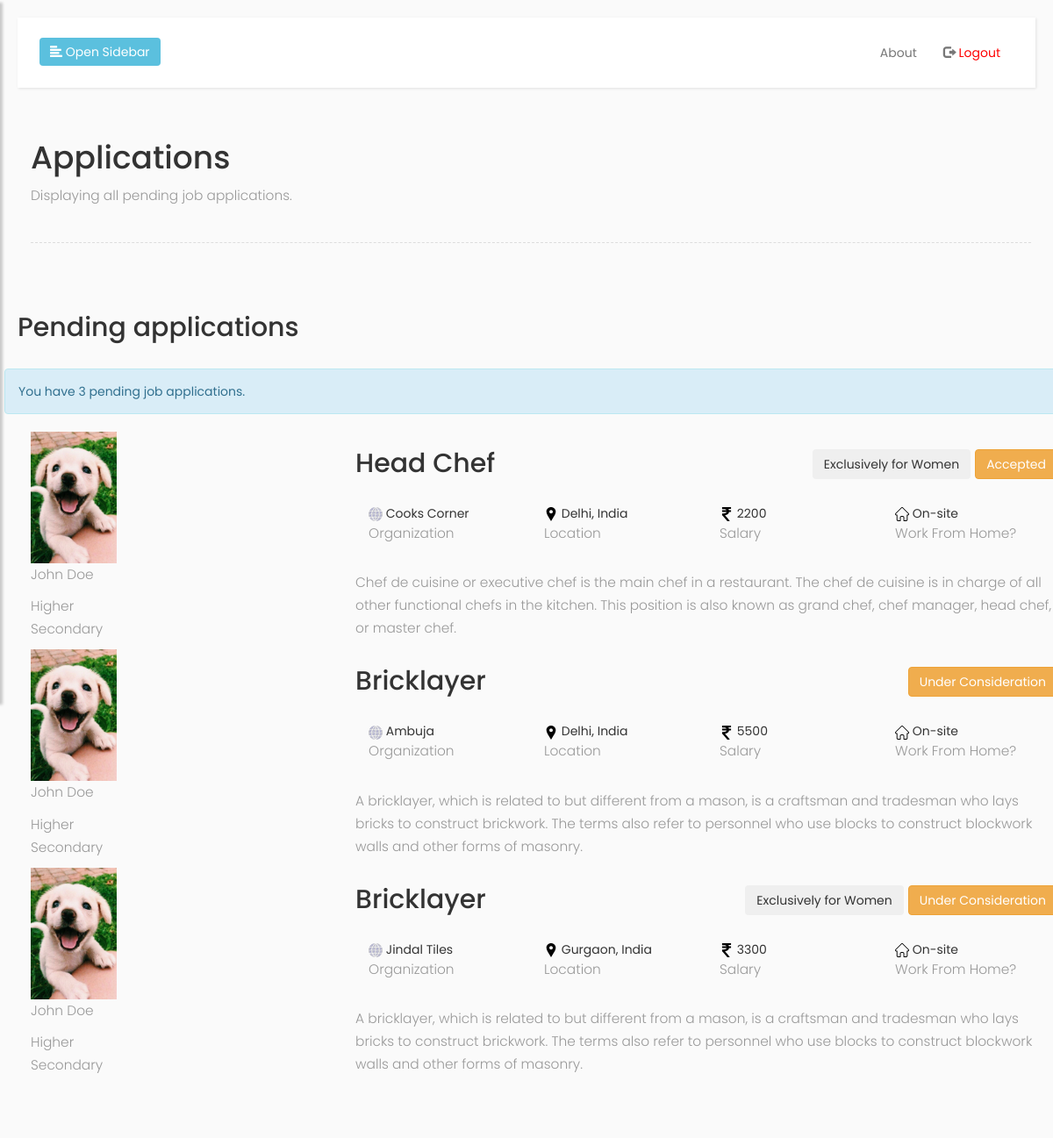
Screenshot of /admin/applications (signed in) with the database file from the repository.
### app.py (models this page shows, shortened)
class Applications(db.Model):
	id=db.Column(db.Integer, primary_key=True)
	applicant_id=db.Column(db.Integer, nullable=False)
	job_id=db.Column(db.Integer, nullable=False)
	status=db.Column(db.String(200))

class Applicants(UserMixin, db.Model):
	id=db.Column(db.Integer, primary_key=True)
	username=db.Column(db.String(15),unique=True)
	password=db.Column(db.String(80))
	name = db.Column(db.String(200),nullable=False)
	address = db.Column(db.String(200), nullable=False)
	phone = db.Column(db.Integer, nullable=False)
	gender = db.Column(db.String(200), nullable=False)
	qualification = db.Column(db.String(200), nullable=False)
	age = db.Column(db.String(200), nullable=False)
	date_created = db.Column(db.DateTime, default=datetime.utcnow)

class Jobs(db.Model):
	id=db.Column(db.Integer, primary_key=True)
	post=db.Column(db.String(200), nullable=False)
	organization=db.Column(db.String(200), nullable=False)
	salary=db.Column(db.Integer, nullable=False)
	location=db.Column(db.String(200), nullable=False)
	description=db.Column(db.String(200),nullable=False)
	category=db.Column(db.String(200),nullable=False)
	wfh=db.Column(db.String(200), nullable=False)
	restart=db.Column(db.String(200), nullable=False)

### app.py (the view)
@app.route('/admin/applications', methods=['GET','POST'])
@login_required
def applications():
	applications = Applications.query.all()
	jobs = Jobs.query.all()
	applicants = Applicants.query.all()
	return render_template('applications.html', applicants = applicants, jobs = jobs, applications = applications)

### app.py (called while the page is built)
@login_manager2.user_loader
def load_user2(user_id):
	return Applicants.query.get((user_id))

### templates/applications.html (shortened to what this page needs)
{% extends 'base.html' %}
{% block logout %}
<li>
	<a href="/logout">
		<span class="glyphicon glyphicon-log-out"></span> <span style="color: red;">Logout</span>
	</a>
</li>
{% endblock %}
{% block container %}
<h1>Applications</h1>
<p>Displaying all pending job applications.</p>
<div class="line"></div>
<br>
<div class="row">
	<h2>Pending applications</h2>
	{% if applications|length < 1 %}
	<p>No job applications yet:(</p>
	{% else %}
	<br>
	<div id="ApplicantInfo" class="row alert alert-info text-info" role="info">You have {{ applications|length }} pending job applications.</div>
	{% for application in applications %}
	<div class="row">
		<div class="col-sm-4">
			<div class="col-sm-4">
				<a href="#"><img class="img-responsive center-block" id="applicant-picture" src="{{ url_for('static', filename='uploads/displaypictures/'+applicants[(application.applicant_id)-1].username+'.jpg') }}" onerror="this.src='/static/img/user.svg'" style="max-width: 150px; max-height: 150px"></a>
				<p>{{ applicants[(application.applicant_id)-1].name }}</p>
				<p>{{ applicants[(application.applicant_id)-1].qualification }}</p>
			</div>
		</div>
		<div class="col-sm-8">
			<div class="row">
				<h2>{{ jobs[(application.job_id)-1].post }}
					<div class="btn-group" style="float: right;">
						<button type="button" class="btn btn-warning dropdown-toggle" data-toggle="dropdown" aria-haspopup="true" aria-expanded="false">
							{{ application.status }}
						</button>
					</div>
					{% if jobs[(application.job_id)-1].restart == 'No' %}
					<button type="button" class="btn btn-dark" style="float: right; margin-right: 5px;">Exclusively for Women</button>
					{% endif %}
				</h2>
			</div>
			<br>
			<div class="row">
				<div class="col-sm-3">
					<img src="{{ url_for('static',filename='img/organization.svg') }}" style="max-height: 16px; max-width: 16px;"> {{ jobs[(application.job_id)-1].organization }}
					<br>
					<p>Organization</p>
				</div>
				<div class="col-sm-3">
					<img src="{{ url_for('static',filename='img/location.svg') }}" style="max-height: 16px; max-width: 16px;"> {{ jobs[(application.job_id)-1].location }}
					<br>
					<p>Location</p>
				</div>
				<div class="col-sm-3" style="display: inline-block;">
					<img src="{{ url_for('static',filename='img/rupee-indian.svg') }}" style="max-height: 16px; max-width: 16px;"> {{ jobs[(application.job_id)-1].salary }}
					<br>
					<p>Salary</p>
				</div>
				<div class="col-sm-3">
					<img src="{{ url_for('static',filename='img/home.svg') }}" style="max-height: 16px; max-width: 16px;"> {{ jobs[(application.job_id)-1].wfh }}
					<br>
					<p>Work From Home?</p>
				</div>
			</div>
			<br>
			<div class="row">
				<p>{{ jobs[(application.job_id)-1].description }}</p>
			</div>
		</div>
	</div>
	{% endfor %}
	{% endif %}
</div>
<br>
<br>
{% endblock %}

### templates/base.html (shortened to what this page needs)
<!DOCTYPE html>
<html>
<head>
    <link rel="stylesheet" href="https://maxcdn.bootstrapcdn.com/bootstrap/3.3.7/css/bootstrap.min.css">
    <link rel="stylesheet" href="{{ url_for('static',filename='css/main.css') }}">
    <link rel="stylesheet" href="https://cdnjs.cloudflare.com/ajax/libs/malihu-custom-scrollbar-plugin/3.1.5/jquery.mCustomScrollbar.min.css">
</head>
<body>
    <div class="wrapper">
        <div id="content">
            <nav class="navbar navbar-default">
                <div class="container-fluid">
                    <div class="navbar-header">
                        <button type="button" id="sidebarCollapse" class="btn btn-info navbar-btn">
                            <i class="glyphicon glyphicon-align-left"></i>
                            <span>Open Sidebar</span>
                        </button>
                    </div>
                    <div class="collapse navbar-collapse" id="bs-example-navbar-collapse-1">
                        <ul class="nav navbar-nav navbar-right">
                            <li><a href="#">About</a></li>
                            {% block logout %}{% endblock %}
                        </ul>
                    </div>
                </div>
            </nav>
            <div class="container">
              {% block container %}{% endblock %}
          </div>
      </div>
  </div>
</body>
</html>

### static/css/main.css (style rules this page uses)
body { font-family: 'Poppins', sans-serif; background: #fafafa; }
p { font-family: 'Poppins', sans-serif; font-size: 1.1em; font-weight: 300; line-height: 1.7em; color: #999; }
a, a:hover, a:focus { color: inherit; text-decoration: none; transition: all 0.3s; }
.navbar { padding: 15px 10px; background: #fff; border: none; border-radius: 0; margin-bottom: 40px; box-shadow: 1px 1px 3px rgba(0, 0, 0, 0.1); }
.navbar-btn { box-shadow: none; outline: none !important; border: none; }
.line { width: 100%; height: 1px; border-bottom: 1px dashed #ddd; margin: 40px 0; }
#content { width: 100%; padding: 20px; min-height: 100vh; transition: all 0.3s; position: absolute; top: 0; right: 0; }

### rows the page displays
Applications: username (picture), status "Accepted", shows "Exclusively for Women"
Applicants: name "John Doe", qualification "Higher Secondary"
Jobs: post "Head Chef", organization "Cooks Corner", location "Delhi, India", salary "2200", wfh "On-site", description "Chef de cuisine or executive chef is the main chef in a restaurant. The chef de cuisine is in charge of all other functional chefs in the kitchen. This position is also known as grand chef, chef manager, head chef, or master chef."
Applications: username (picture), status "Under Consideration"
Jobs: post "Bricklayer", organization "Ambuja", location "Delhi, India", salary "5500", wfh "On-site", description "A bricklayer, which is related to but different from a mason, is a craftsman and tradesman who lays bricks to construct brickwork. The terms also refer to personnel who use blocks to construct blockwork walls and other forms of masonry."
Applications: username (picture), status "Under Consideration", shows "Exclusively for Women"
Jobs: post "Bricklayer", organization "Jindal Tiles", location "Gurgaon, India", salary "3300", wfh "On-site", description "A bricklayer, which is related to but different from a mason, is a craftsman and tradesman who lays bricks to construct brickwork. The terms also refer to personnel who use blocks to construct blockwork walls and other forms of masonry."

### other values shown
{{ applications|length }} "3"
